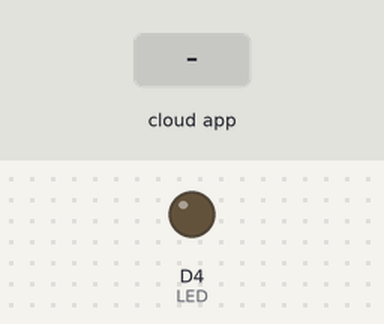
This sketch was run on a simulated ESP8266 (NodeMCU). Shown: output pins drawn as LEDs (lit = HIGH). The inputs (shaded band) are chosen by the test bench. WiFi joins after 1.5 s; servers stay silent unless stated; what the sketch prints to the serial monitor is not drawn.

Above: at 2.7 s.
2.8 s: the phone or cloud app sets Led to 0
At 3.2 s:
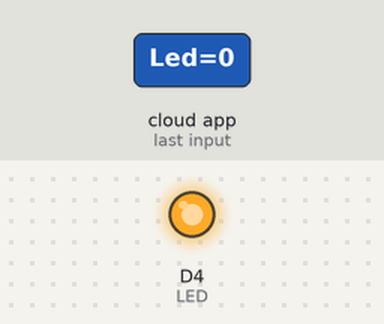
4.3 s: the phone or cloud app sets Led to 64
At 5.5 s:
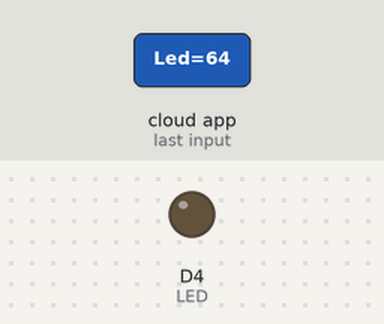
Timing chart, 0 to 7.3 s (numbered marks = the images above; inputs shaded):
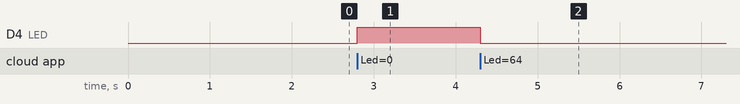

The sketch:

ESP8266_for_alexa.ino
```cpp
/* Interface de comunicação ESP8266 com rede Wi-fi:
   Código para comunicação entre a placa ESP e a rede Wi-fi. O objetivo é estabelecer comunicação com o aparelho alexa da empresa amazon.

   Desenvolvido por Ana Julia Moraes.
   08/02/2022

*/


#include <Arduino.h>

#ifdef ESP32
#include <WiFi.h>
#define RELAY_PIN_1 12
#define RELAY_PIN_2 14


#else
#include <ESP8266WiFi.h>
#define RELAY_PIN_1 D1
#define RELAY_PIN_2 D2


#endif
#include <Espalexa.h>


#define WIFI_NAME  " " //Nome da rede Wifi
#define WIFI_PASS " " //Senha da rede Wifi

#define LED LED_BUILTIN

Espalexa espAlexa;

void Funcion_D1(uint8_t brightness); //Define função para alexa

void setup() {

  Serial.begin(115200); //Iniciando a Serial
  Serial.println();


  wifiSetup(); // Chama a função de conexão wi-fi


  pinMode(LED, OUTPUT);
  digitalWrite(LED, LOW);


  // Nome visivel pela lista de dispositivos alexa
  espAlexa.addDevice("Led", Funcion_D1);

  espAlexa.begin();


}


void loop() {

  espAlexa.loop();
  delay(1);

}


/* *********************************************************************************************
     Estabelece a conexão Wi-Fi com a placa ESP.
 ***********************************************************************************************/

void wifiSetup() {


    WiFi.mode(WIFI_STA);// Define o como STA
    //O modo Station (STA) é usado para conectar o ESP8266 a uma rede WiFi estabelecida por um ponto de acesso.

    WiFi.begin(WIFI_NAME, WIFI_PASS);

    Serial.println("");
    Serial.printf("[WIFI] Conectado a %s ", WIFI_NAME);

    while (WiFi.status() != WL_CONNECTED) {
      Serial.print(".");
      delay(150);
    }


    Serial.printf("[WIFI] STATION Mode, SSID: %s, IP address: %s\n", WiFi.SSID().c_str(), WiFi.localIP().toString().c_str());  // Conectado a rede

}


/* *********************************************************************************************
     Função de rotina para os comandos recebidos pela alexa.
 ***********************************************************************************************/

void Funcion_D1(uint8_t brightness) {
  if (brightness) {
    digitalWrite(LED, LOW);
  }
  else {
    digitalWrite(LED, HIGH);
  }
}
```

Measured:
- after the input at 2.8 s, D4 (LED): LOW → HIGH at once
- after the input at 4.3 s, D4 (LED): HIGH → LOW at once
